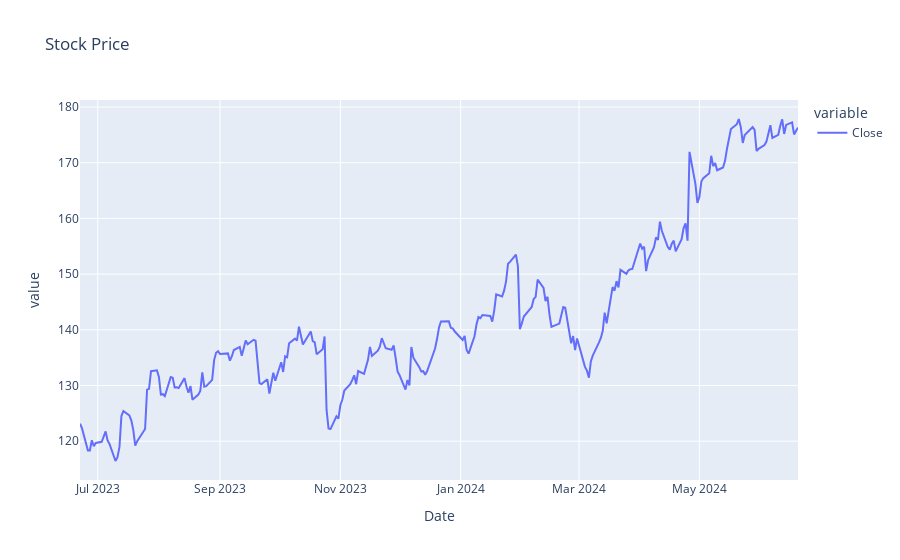

Write notebook code for a chart like this one.
### Code cell
# make a plot on plotly
fig = px.line(df, x='Date', y=df.columns, title='Stock Price')
fig.show()

### Figure 1 — Plotly figure (JSON) as saved in the notebook; plotly's stock layout.template omitted (floating-point values rounded to 4 significant figures; data arrays with more than 128 entries replaced by an {"elided": "..."} marker saying what was removed)
{"data": [{"hovertemplate": "variable=Close<br>Date=%{x}<br>value=%{y}<extra></extra>", "legendgroup": "Close", "line": {"color": "#636efa", "dash": "solid"}, "marker": {"symbol": "circle"}, "mode": "lines", "name": "Close", "orientation": "v", "showlegend": true, "type": "scatter", "x": {"elided": "251 str values"}, "xaxis": "x", "y": {"elided": "251 float values"}, "yaxis": "y"}], "layout": {"legend": {"title": {"text": "variable"}, "tracegroupgap": 0}, "title": {"text": "Stock Price"}, "xaxis": {"anchor": "y", "domain": [0, 1], "title": {"text": "Date"}}, "yaxis": {"anchor": "x", "domain": [0, 1], "title": {"text": "value"}}}}
